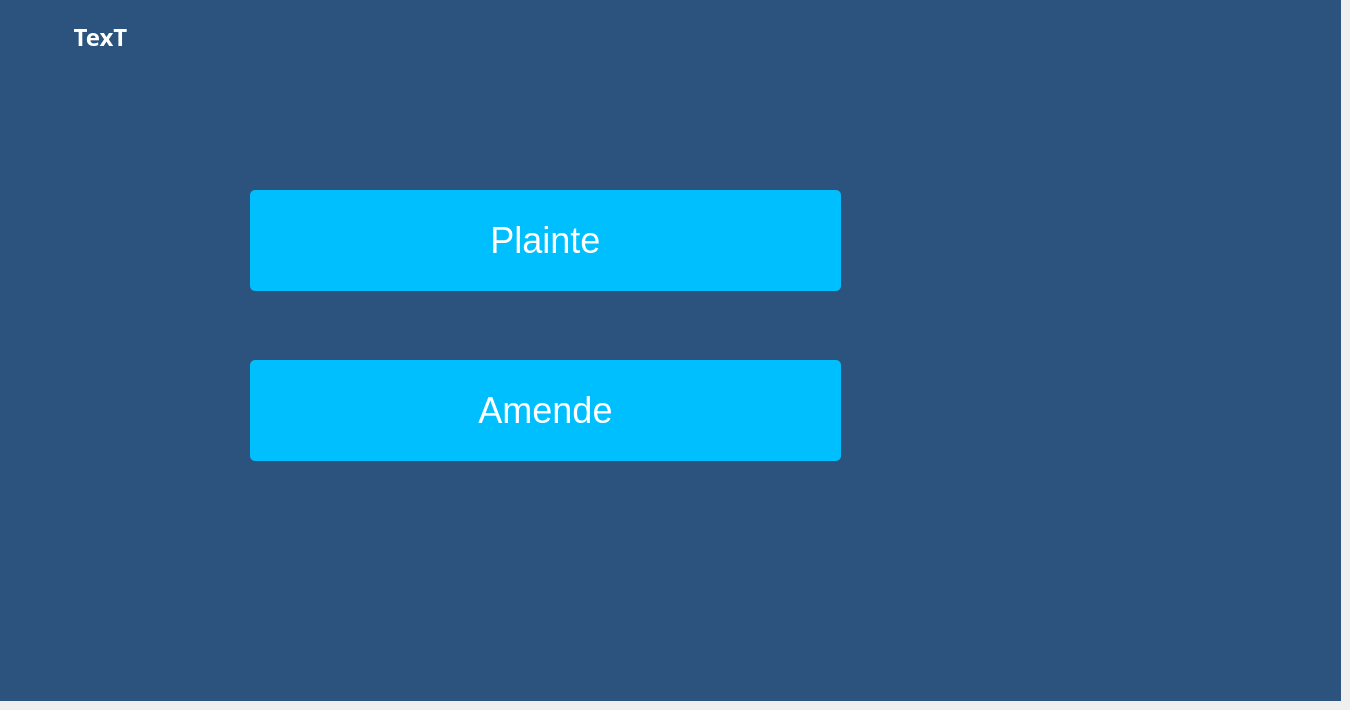
    <widget class="QWidget" name="stackedWidgetPage1">
     <widget class="QLabel" name="label_19">
      <property name="geometry">
       <rect>
        <x>0</x>
        <y>0</y>
        <width>1341</width>
        <height>701</height>
       </rect>
      </property>
      <property name="styleSheet">
       <string notr="true">background:rgb(44, 83, 125)</string>
      </property>
      <property name="text">
       <string/>
      </property>
     </widget>
     <widget class="QPushButton" name="pa_pushButton_101">
      <property name="geometry">
       <rect>
        <x>250</x>
        <y>190</y>
        <width>591</width>
        <height>101</height>
       </rect>
      </property>
      <property name="font">
       <font>
        <pointsize>27</pointsize>
        <underline>false</underline>
        <strikeout>false</strikeout>
       </font>
      </property>
      <property name="styleSheet">
       <string notr="true">QPushButton {
padding: 1px;
border-style: solid;
border: 2px solid blue;
border-radius: 10px;
background-color: rgb(0, 211, 211);
border:2px solid #000;
}
QPushButton {
     color: #fff !important;
text-transform: uppercase;
text-decoration: none;
background: #00BFFF;
padding: 20px;
border-radius: 5px;
display: inline-block;
border: none;
transition: all 0.4s ease 0s;
 }
 QPushButton:hover {
     background: #000000;
letter-spacing: 1px;
-webkit-box-shadow: 0px 5px 40px -10px rgba(0,0,0,0.57);
-moz-box-shadow: 0px 5px 40px -10px rgba(0,0,0,0.57);
box-shadow: 5px 40px -10px rgba(0,0,0,0.57);
transition: all 0.4s ease 0s;
 }
</string>
      </property>
      <property name="text">
       <string>Plainte</string>
      </property>
     </widget>
     <widget class="QPushButton" name="pa_pushButton_102">
      <property name="geometry">
       <rect>
        <x>250</x>
        <y>360</y>
        <width>591</width>
        <height>101</height>
       </rect>
      </property>
      <property name="font">
       <font>
        <pointsize>27</pointsize>
        <underline>false</underline>
        <strikeout>false</strikeout>
       </font>
      </property>
      <property name="styleSheet">
       <string notr="true">QPushButton {
padding: 1px;
border-style: solid;
border: 2px solid blue;
border-radius: 10px;
background-color: rgb(0, 211, 211);
border:2px solid #000;
}
QPushButton {
     color: #fff !important;
text-transform: uppercase;
text-decoration: none;
background: #00BFFF;
padding: 20px;
border-radius: 5px;
display: inline-block;
border: none;
transition: all 0.4s ease 0s;
 }
 QPushButton:hover {
     background: #000000;
letter-spacing: 1px;
-webkit-box-shadow: 0px 5px 40px -10px rgba(0,0,0,0.57);
-moz-box-shadow: 0px 5px 40px -10px rgba(0,0,0,0.57);
box-shadow: 5px 40px -10px rgba(0,0,0,0.57);
transition: all 0.4s ease 0s;
 }
</string>
      </property>
      <property name="text">
       <string>Amende</string>
      </property>
     </widget>
     <widget class="QLabel" name="Clocklabel">
      <property name="geometry">
       <rect>
        <x>10</x>
        <y>20</y>
        <width>181</width>
        <height>41</height>
       </rect>
      </property>
      <property name="palette">
       <palette>
        <active>
         <colorrole role="WindowText">
          <brush brushstyle="SolidPattern">
           <color alpha="255">
            <red>255</red>
            <green>255</green>
            <blue>255</blue>
           </color>
          </brush>
         </colorrole>
         <colorrole role="Button">
          <brush brushstyle="SolidPattern">
           <color alpha="255">
            <red>44</red>
            <green>83</green>
            <blue>125</blue>
           </color>
          </brush>
         </colorrole>
         <colorrole role="Light">
          <brush brushstyle="SolidPattern">
           <color alpha="255">
            <red>91</red>
            <green>97</green>
            <blue>91</blue>
           </color>
          </brush>
         </colorrole>
         <colorrole role="Midlight">
          <brush brushstyle="SolidPattern">
           <color alpha="255">
            <red>76</red>
            <green>81</green>
            <blue>76</blue>
           </color>
          </brush>
         </colorrole>
         <colorrole role="Dark">
          <brush brushstyle="SolidPattern">
           <color alpha="255">
            <red>30</red>
            <green>32</green>
            <blue>30</blue>
           </color>
          </brush>
         </colorrole>
         <colorrole role="Mid">
          <brush brushstyle="SolidPattern">
           <color alpha="255">
            <red>40</red>
            <green>43</green>
            <blue>40</blue>
           </color>
          </brush>
         </colorrole>
         <colorrole role="Text">
          <brush brushstyle="SolidPattern">
           <color alpha="255">
            <red>255</red>
            <green>255</green>
            <blue>255</blue>
           </color>
          </brush>
         </colorrole>
         <colorrole role="BrightText">
          <brush brushstyle="SolidPattern">
           <color alpha="255">
            <red>255</red>
            <green>255</green>
            <blue>255</blue>
           </color>
          </brush>
         </colorrole>
         <colorrole role="ButtonText">
          <brush brushstyle="SolidPattern">
           <color alpha="255">
            <red>255</red>
            <green>255</green>
            <blue>255</blue>
           </color>
          </brush>
         </colorrole>
         <colorrole role="Base">
          <brush brushstyle="SolidPattern">
           <color alpha="255">
            <red>44</red>
            <green>83</green>
            <blue>125</blue>
           </color>
          </brush>
         </colorrole>
         <colorrole role="Window">
          <brush brushstyle="SolidPattern">
           <color alpha="255">
            <red>44</red>
            <green>83</green>
            <blue>125</blue>
           </color>
          </brush>
         </colorrole>
         <colorrole role="Shadow">
          <brush brushstyle="SolidPattern">
           <color alpha="255">
            <red>0</red>
            <green>0</green>
            <blue>0</blue>
           </color>
          </brush>
         </colorrole>
         <colorrole role="AlternateBase">
          <brush brushstyle="SolidPattern">
           <color alpha="255">
            <red>30</red>
            <green>32</green>
            <blue>30</blue>
           </color>
          </brush>
         </colorrole>
         <colorrole role="ToolTipBase">
          <brush brushstyle="SolidPattern">
           <color alpha="255">
            <red>255</red>
            <green>255</green>
            <blue>220</blue>
           </color>
          </brush>
         </colorrole>
         <colorrole role="ToolTipText">
          <brush brushstyle="SolidPattern">
           <color alpha="255">
            <red>0</red>
            <green>0</green>
            <blue>0</blue>
           </color>
          </brush>
         </colorrole>
         <colorrole role="PlaceholderText">
          <brush brushstyle="NoBrush">
           <color alpha="128">
            <red>255</red>
            <green>255</green>
            <blue>255</blue>
           </color>
          </brush>
         </colorrole>
        </active>
        <inactive>
         <colorrole role="WindowText">
          <brush brushstyle="SolidPattern">
           <color alpha="255">
            <red>255</red>
            <green>255</green>
            <blue>255</blue>
           </color>
          </brush>
         </colorrole>
         <colorrole role="Button">
          <brush brushstyle="SolidPattern">
           <color alpha="255">
            <red>44</red>
            <green>83</green>
            <blue>125</blue>
           </color>
          </brush>
         </colorrole>
         <colorrole role="Light">
          <brush brushstyle="SolidPattern">
           <color alpha="255">
            <red>91</red>
            <green>97</green>
            <blue>91</blue>
           </color>
          </brush>
         </colorrole>
         <colorrole role="Midlight">
          <brush brushstyle="SolidPattern">
           <color alpha="255">
            <red>76</red>
            <green>81</green>
            <blue>76</blue>
           </color>
          </brush>
         </colorrole>
         <colorrole role="Dark">
          <brush brushstyle="SolidPattern">
           <color alpha="255">
            <red>30</red>
            <green>32</green>
            <blue>30</blue>
           </color>
          </brush>
         </colorrole>
         <colorrole role="Mid">
          <brush brushstyle="SolidPattern">
           <color alpha="255">
            <red>40</red>
            <green>43</green>
            <blue>40</blue>
           </color>
          </brush>
         </colorrole>
         <colorrole role="Text">
          <brush brushstyle="SolidPattern">
           <color alpha="255">
            <red>255</red>
            <green>255</green>
            <blue>255</blue>
           </color>
          </brush>
         </colorrole>
         <colorrole role="BrightText">
          <brush brushstyle="SolidPattern">
           <color alpha="255">
            <red>255</red>
            <green>255</green>
            <blue>255</blue>
           </color>
          </brush>
         </colorrole>
         <colorrole role="ButtonText">
          <brush brushstyle="SolidPattern">
           <color alpha="255">
            <red>255</red>
            <green>255</green>
            <blue>255</blue>
           </color>
          </brush>
         </colorrole>
         <colorrole role="Base">
          <brush brushstyle="SolidPattern">
           <color alpha="255">
            <red>44</red>
            <green>83</green>
            <blue>125</blue>
           </color>
          </brush>
         </colorrole>
         <colorrole role="Window">
          <brush brushstyle="SolidPattern">
           <color alpha="255">
            <red>44</red>
            <green>83</green>
            <blue>125</blue>
           </color>
          </brush>
         </colorrole>
         <colorrole role="Shadow">
          <brush brushstyle="SolidPattern">
           <color alpha="255">
            <red>0</red>
            <green>0</green>
            <blue>0</blue>
           </color>
          </brush>
         </colorrole>
         <colorrole role="AlternateBase">
          <brush brushstyle="SolidPattern">
           <color alpha="255">
            <red>30</red>
            <green>32</green>
            <blue>30</blue>
           </color>
          </brush>
         </colorrole>
         <colorrole role="ToolTipBase">
          <brush brushstyle="SolidPattern">
           <color alpha="255">
            <red>255</red>
            <green>255</green>
            <blue>220</blue>
           </color>
          </brush>
         </colorrole>
         <colorrole role="ToolTipText">
          <brush brushstyle="SolidPattern">
           <color alpha="255">
            <red>0</red>
            <green>0</green>
            <blue>0</blue>
           </color>
          </brush>
         </colorrole>
         <colorrole role="PlaceholderText">
          <brush brushstyle="NoBrush">
           <color alpha="128">
            <red>255</red>
            <green>255</green>
            <blue>255</blue>
           </color>
          </brush>
         </colorrole>
        </inactive>
        <disabled>
         <colorrole role="WindowText">
          <brush brushstyle="SolidPattern">
           <color alpha="255">
            <red>30</red>
            <green>32</green>
            <blue>30</blue>
           </color>
          </brush>
         </colorrole>
         <colorrole role="Button">
          <brush brushstyle="SolidPattern">
           <color alpha="255">
            <red>44</red>
            <green>83</green>
            <blue>125</blue>
           </color>
          </brush>
         </colorrole>
         <colorrole role="Light">
          <brush brushstyle="SolidPattern">
           <color alpha="255">
            <red>91</red>
            <green>97</green>
            <blue>91</blue>
           </color>
          </brush>
         </colorrole>
         <colorrole role="Midlight">
          <brush brushstyle="SolidPattern">
           <color alpha="255">
            <red>76</red>
            <green>81</green>
            <blue>76</blue>
           </color>
          </brush>
         </colorrole>
         <colorrole role="Dark">
          <brush brushstyle="SolidPattern">
           <color alpha="255">
            <red>30</red>
            <green>32</green>
            <blue>30</blue>
           </color>
          </brush>
         </colorrole>
         <colorrole role="Mid">
          <brush brushstyle="SolidPattern">
           <color alpha="255">
            <red>40</red>
            <green>43</green>
            <blue>40</blue>
           </color>
          </brush>
         </colorrole>
         <colorrole role="Text">
          <brush brushstyle="SolidPattern">
           <color alpha="255">
            <red>30</red>
            <green>32</green>
            <blue>30</blue>
           </color>
          </brush>
         </colorrole>
         <colorrole role="BrightText">
          <brush brushstyle="SolidPattern">
           <color alpha="255">
            <red>255</red>
            <green>255</green>
            <blue>255</blue>
           </color>
          </brush>
         </colorrole>
         <colorrole role="ButtonText">
          <brush brushstyle="SolidPattern">
           <color alpha="255">
            <red>30</red>
            <green>32</green>
            <blue>30</blue>
           </color>
          </brush>
         </colorrole>
         <colorrole role="Base">
          <brush brushstyle="SolidPattern">
           <color alpha="255">
            <red>44</red>
            <green>83</green>
            <blue>125</blue>
           </color>
          </brush>
         </colorrole>
         <colorrole role="Window">
          <brush brushstyle="SolidPattern">
           <color alpha="255">
            <red>44</red>
            <green>83</green>
            <blue>125</blue>
           </color>
          </brush>
         </colorrole>
         <colorrole role="Shadow">
          <brush brushstyle="SolidPattern">
           <color alpha="255">
            <red>0</red>
            <green>0</green>
            <blue>0</blue>
           </color>
          </brush>
         </colorrole>
         <colorrole role="AlternateBase">
          <brush brushstyle="SolidPattern">
           <color alpha="255">
            <red>61</red>
            <green>65</green>
            <blue>61</blue>
           </color>
          </brush>
         </colorrole>
         <colorrole role="ToolTipBase">
          <brush brushstyle="SolidPattern">
           <color alpha="255">
            <red>255</red>
            <green>255</green>
            <blue>220</blue>
           </color>
          </brush>
         </colorrole>
         <colorrole role="ToolTipText">
          <brush brushstyle="SolidPattern">
           <color alpha="255">
            <red>0</red>
            <green>0</green>
            <blue>0</blue>
           </color>
          </brush>
         </colorrole>
         <colorrole role="PlaceholderText">
          <brush brushstyle="NoBrush">
           <color alpha="128">
            <red>255</red>
            <green>255</green>
            <blue>255</blue>
           </color>
          </brush>
         </colorrole>
        </disabled>
       </palette>
      </property>
      <property name="font">
       <font>
        <family>Sitka</family>
        <pointsize>18</pointsize>
        <weight>75</weight>
        <bold>true</bold>
       </font>
      </property>
      <property name="contextMenuPolicy">
       <enum>Qt::NoContextMenu</enum>
      </property>
      <property name="layoutDirection">
       <enum>Qt::LeftToRight</enum>
      </property>
      <property name="styleSheet">
       <string notr="true"/>
      </property>
      <property name="frameShape">
       <enum>QFrame::NoFrame</enum>
      </property>
      <property name="frameShadow">
       <enum>QFrame::Sunken</enum>
      </property>
      <property name="lineWidth">
       <number>4</number>
      </property>
      <property name="text">
       <string>TexT</string>
      </property>
      <property name="alignment">
       <set>Qt::AlignHCenter|Qt::AlignTop</set>
      </property>
     </widget>
    </widget>
